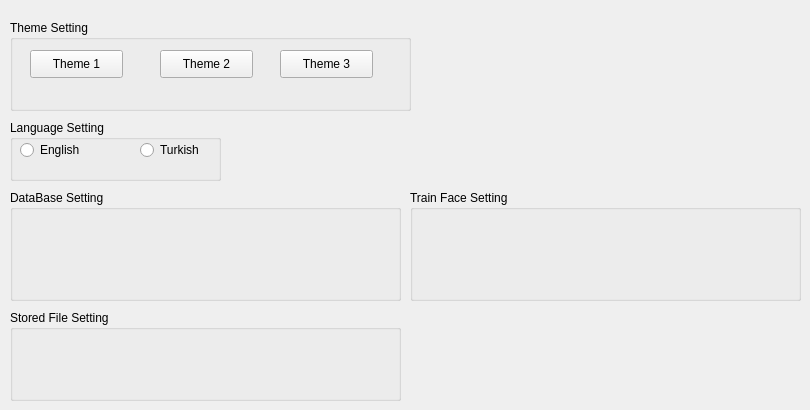
    <widget class="QWidget" name="tab_5">
     <attribute name="title">
      <string>Setting</string>
     </attribute>
     <widget class="QGroupBox" name="groupBox_2">
      <property name="geometry">
       <rect>
        <x>10</x>
        <y>20</y>
        <width>401</width>
        <height>91</height>
       </rect>
      </property>
      <property name="title">
       <string>Theme Setting</string>
      </property>
      <widget class="QPushButton" name="pushButton_3">
       <property name="geometry">
        <rect>
         <x>20</x>
         <y>30</y>
         <width>93</width>
         <height>28</height>
        </rect>
       </property>
       <property name="text">
        <string>Theme 1</string>
       </property>
      </widget>
      <widget class="QPushButton" name="pushButton_4">
       <property name="geometry">
        <rect>
         <x>150</x>
         <y>30</y>
         <width>93</width>
         <height>28</height>
        </rect>
       </property>
       <property name="text">
        <string>Theme 2</string>
       </property>
      </widget>
      <widget class="QPushButton" name="pushButton_5">
       <property name="geometry">
        <rect>
         <x>270</x>
         <y>30</y>
         <width>93</width>
         <height>28</height>
        </rect>
       </property>
       <property name="text">
        <string>Theme 3</string>
       </property>
      </widget>
     </widget>
     <widget class="QGroupBox" name="groupBox_3">
      <property name="geometry">
       <rect>
        <x>10</x>
        <y>120</y>
        <width>211</width>
        <height>61</height>
       </rect>
      </property>
      <property name="title">
       <string>Language Setting</string>
      </property>
      <widget class="QRadioButton" name="radioButton">
       <property name="geometry">
        <rect>
         <x>10</x>
         <y>20</y>
         <width>95</width>
         <height>20</height>
        </rect>
       </property>
       <property name="text">
        <string>English</string>
       </property>
      </widget>
      <widget class="QRadioButton" name="radioButton_2">
       <property name="geometry">
        <rect>
         <x>130</x>
         <y>20</y>
         <width>95</width>
         <height>20</height>
        </rect>
       </property>
       <property name="text">
        <string>Turkish</string>
       </property>
      </widget>
     </widget>
     <widget class="QGroupBox" name="groupBox_4">
      <property name="geometry">
       <rect>
        <x>10</x>
        <y>190</y>
        <width>391</width>
        <height>111</height>
       </rect>
      </property>
      <property name="title">
       <string>DataBase Setting</string>
      </property>
     </widget>
     <widget class="QGroupBox" name="groupBox_5">
      <property name="geometry">
       <rect>
        <x>10</x>
        <y>310</y>
        <width>391</width>
        <height>91</height>
       </rect>
      </property>
      <property name="title">
       <string>Stored File Setting</string>
      </property>
     </widget>
     <widget class="QGroupBox" name="groupBox_6">
      <property name="geometry">
       <rect>
        <x>410</x>
        <y>190</y>
        <width>391</width>
        <height>111</height>
       </rect>
      </property>
      <property name="title">
       <string>Train Face Setting</string>
      </property>
     </widget>
    </widget>
